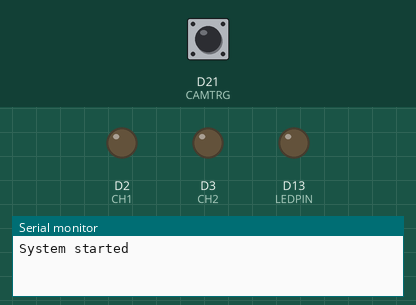
Bench run of a sketch on a simulated Arduino Due. Shown: output pins drawn as LEDs (lit = HIGH), the last lines printed to the serial monitor. Inputs (shaded band) come from the test bench; at power-on: D21 (CAMTRG) HIGH. Pins used as bus, display or sensor lines are not drawn.

Above: at 1.2 s.
1.3 s: D21 (CAMTRG) pulled LOW for 0.15 s
At 2.6 s:
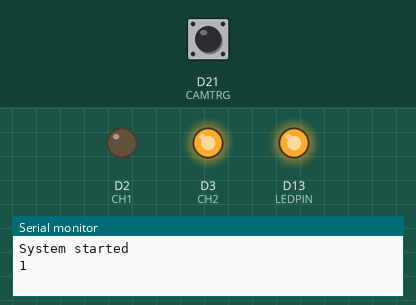
2.9 s: D21 (CAMTRG) pulled LOW for 1 s
At 5.1 s:
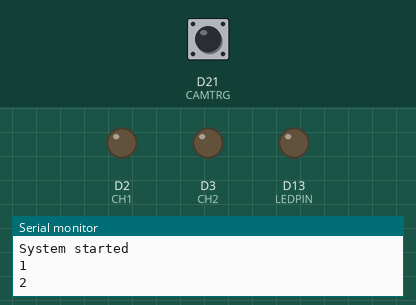
5.4 s: D21 (CAMTRG) pulled LOW for 0.15 s
At 5.8 s:
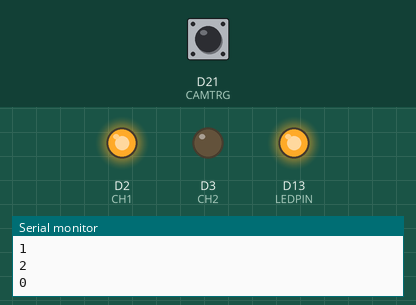
7.0 s: D21 (CAMTRG) pulled LOW for 3.2 s
At 11.1 s:
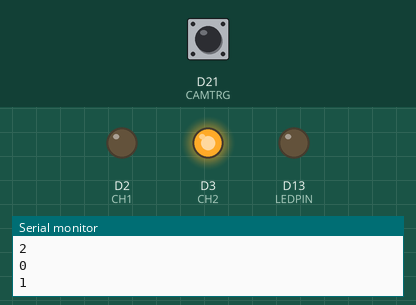
11.7 s: D21 (CAMTRG) pulled LOW for 0.15 s
At 13.0 s:
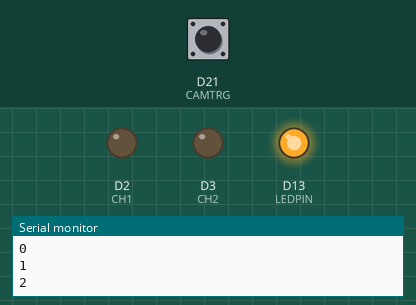
13.3 s: D21 (CAMTRG) pulled LOW for 1 s
At 15.5 s:
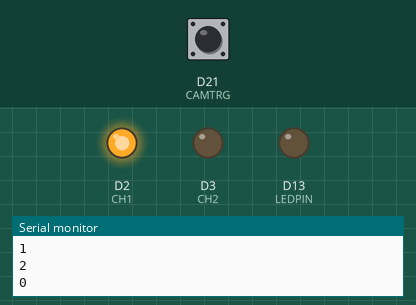
Timing chart, 0 to 16.8 s (numbered marks = the images above; inputs shaded):
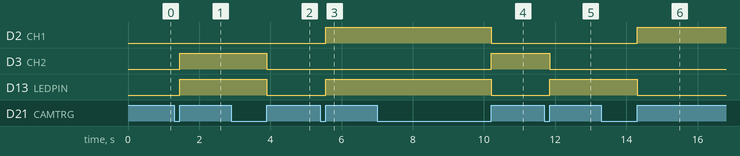

Measured:
- after the input at 1.3 s, D3 (CH2), D13 (LEDPIN): LOW → HIGH after 0.15 s
- after the input at 2.9 s, D3 (CH2), D13 (LEDPIN): HIGH → LOW after 1.0 s
- after the input at 5.4 s, D2 (CH1), D13 (LEDPIN): LOW → HIGH after 0.15 s
- after the input at 7.0 s, D2 (CH1), D13 (LEDPIN): HIGH → LOW after 3.2 s; D3 (CH2): LOW → HIGH after 3.2 s
- after the input at 11.7 s, D3 (CH2): HIGH → LOW after 0.15 s; D13 (LEDPIN): LOW → HIGH after 0.15 s
- after the input at 13.3 s, D2 (CH1): LOW → HIGH after 1.0 s; D13 (LEDPIN): HIGH → LOW after 1.0 s

The sketch:

simple.ino
```cpp
// *********************************************************************************************//
// Blacklfy Camera Sync with Teensy 4.x                                                         //
// *********************************************************************************************//

#define BAUDRATE 115200      // Serial communicaiton speed

// *********************************************************************************************//
// Pin Settings
// ------------------------------------------------------------------------
#define NUM_CHANNELS       3 // Number of LED channels
#define CH1                2 // Connect pin 2 to LED driver channel 1 (output)
#define CH2                3 // Connect pin 3 to LED driver channel 2 (output)
#define CH_BG             -1 // LED driver background channel, all LEDs off
#define CLK               22 // Connect pin 22 to LED driver PWM CLK (output)
#define CAMTRG            21 // Connect pin 21 to Camera frame trigger (input)
#define LEDPIN            13 // Built in LED
#define TURN_ON  HIGH        // Define Enable Channel
#define TURN_OFF LOW         // Define Disable Channel

// PWM Settings
// ------------------------------------------------------------------------
#define PWM_Frequency  50000
#define PWM_Resolution     8
#define PWM_MaxValue     255
#define DutyCycle        5.0

// Variables
// ------------------------------------------------------------------------
volatile int  LEDs[NUM_CHANNELS] = {CH1,  CH2, CH_BG }; // LED channel array
volatile int  currentChannel = 0;                       // Index to current LED in LED array
volatile bool frameTriggerOccured = false;              // Signal to main loop
bool ledStatus = false;                                 // Blinking of the built in LED

// *********************************************************************************************//
// SETUP                                                                                        //
// *********************************************************************************************//
void setup(){

  // Configure output pins, set them all to off/low
  pinMode(CH1,        OUTPUT); digitalWriteFast(CH1,   TURN_OFF);
  pinMode(CH2,        OUTPUT); digitalWriteFast(CH2,   TURN_OFF);
  pinMode(CLK,        OUTPUT); digitalWriteFast(CLK,   HIGH);
  pinMode(LEDPIN,     OUTPUT); digitalWriteFast(LEDPIN,LOW );

  // Configure Input Pins
  pinMode(CAMTRG, INPUT_PULLUP);  // Frame trigger

  // Configure Interrupts
  attachInterrupt(digitalPinToInterrupt(CAMTRG), frameISR, RISING);            // ISR occurs at frame exposure start

  // Configure PWM output
  analogWriteResolution(PWM_Resolution);                                       // change resolution
  analogWriteFrequency(CLK, PWM_Frequency);                                    // set PWM frequency on CLK pin
  analogWrite(CLK, uint16_t((100.0-DutyCycle) / 100.0 * float(PWM_MaxValue))); // set Duty Cyle and enable PWM on CLK pin (i have inverted PWM logic)

  // Start Serial IO
  Serial.begin(BAUDRATE);
  Serial.println("System started");
} // end setup

// *********************************************************************************************//
// Main LOOP                                                                                    //
// *********************************************************************************************//

void loop(){

  // Blink LED if ISR occurs
  // ------------------------------------------------------------------------
  if (frameTriggerOccured) {
    ledStatus = !ledStatus;
    digitalWriteFast(LEDPIN, ledStatus); // blink
    frameTriggerOccured = false;         // reset signal
    Serial.println(currentChannel);      // debug
  }

}

// *********************************************************************************************//
// Support Functions                                                                            //
// *********************************************************************************************//

void frameISR() {
  // Turn OFF previous LED, skip the background channel
  if (LEDs[currentChannel] != CH_BG) { digitalWriteFast(LEDs[currentChannel], TURN_OFF); }
  // Increment channel index
  currentChannel = (currentChannel + 1 == NUM_CHANNELS) ? 0 : currentChannel+1;
  if (currentChannel >= NUM_CHANNELS) {currentChannel = 0;}
  // Turn ON next LED, skip the background channel
  if (LEDs[currentChannel] != CH_BG) { digitalWriteFast(LEDs[currentChannel], TURN_ON); }
  frameTriggerOccured = true;  // signal to main loop
}
```
